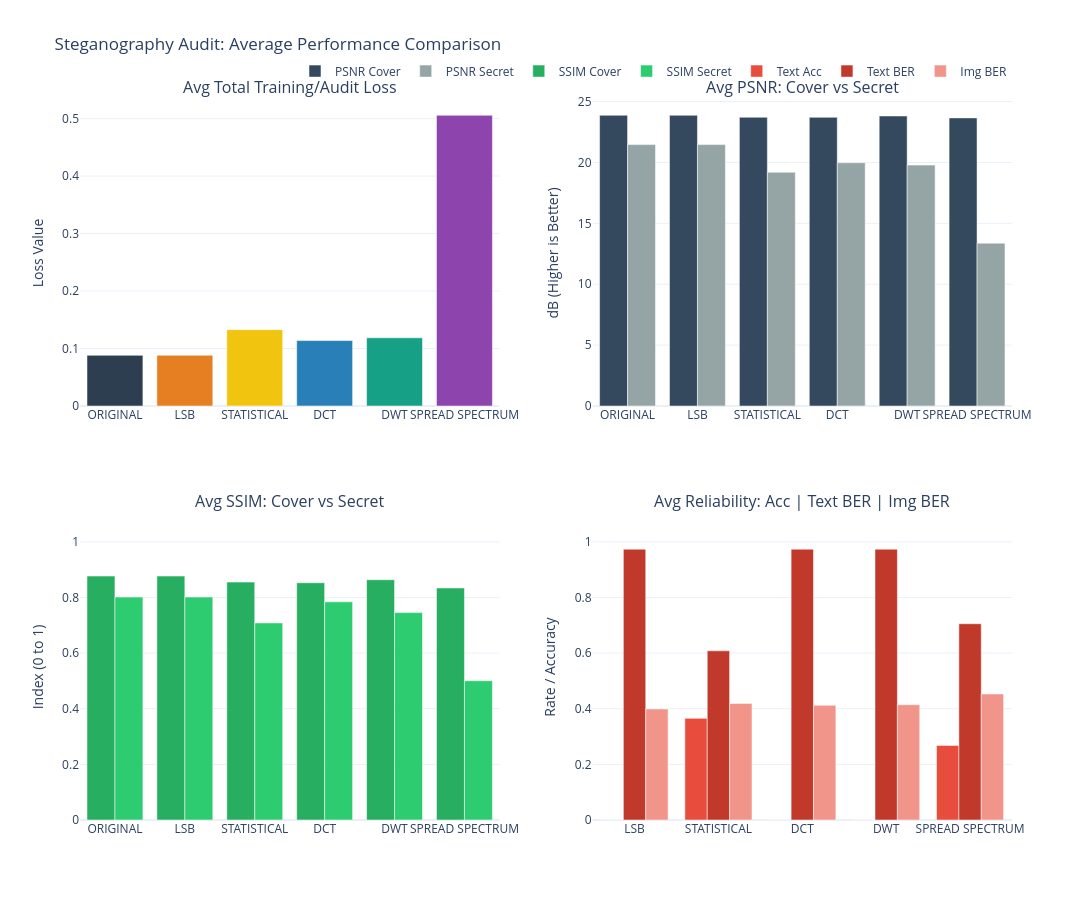
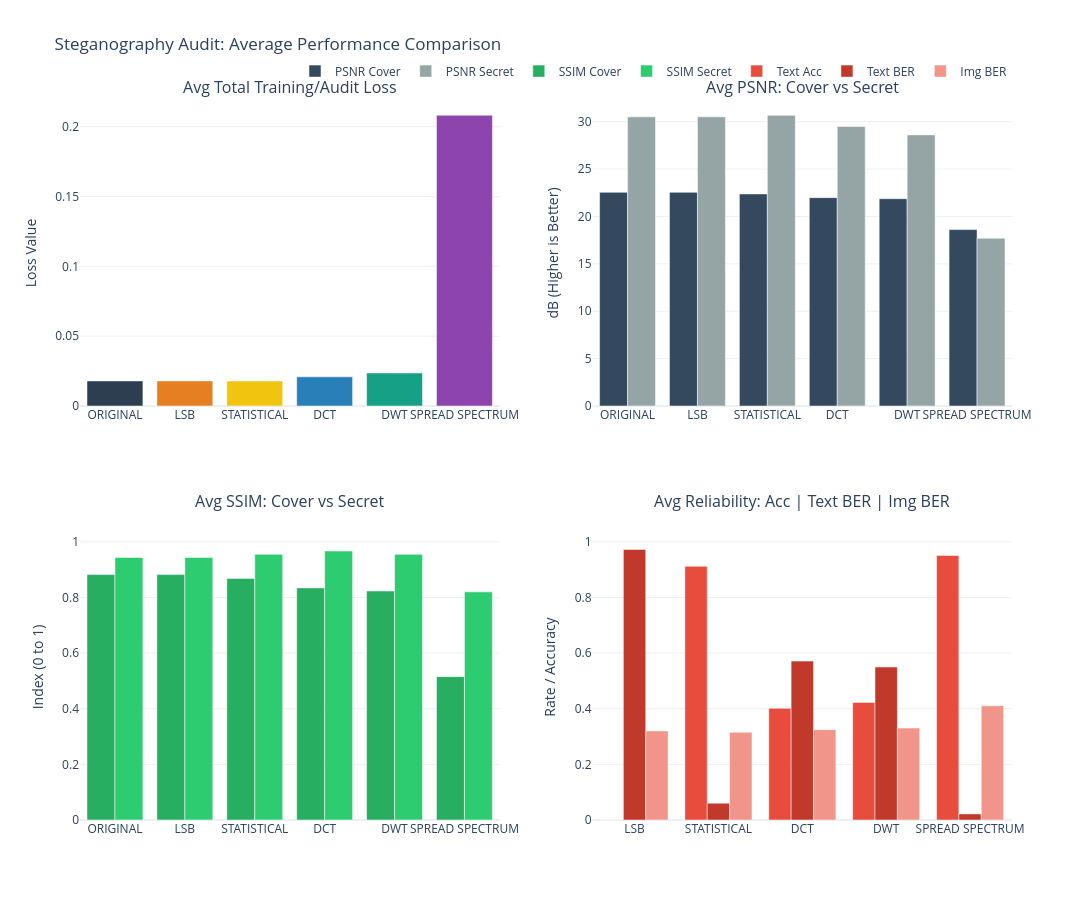
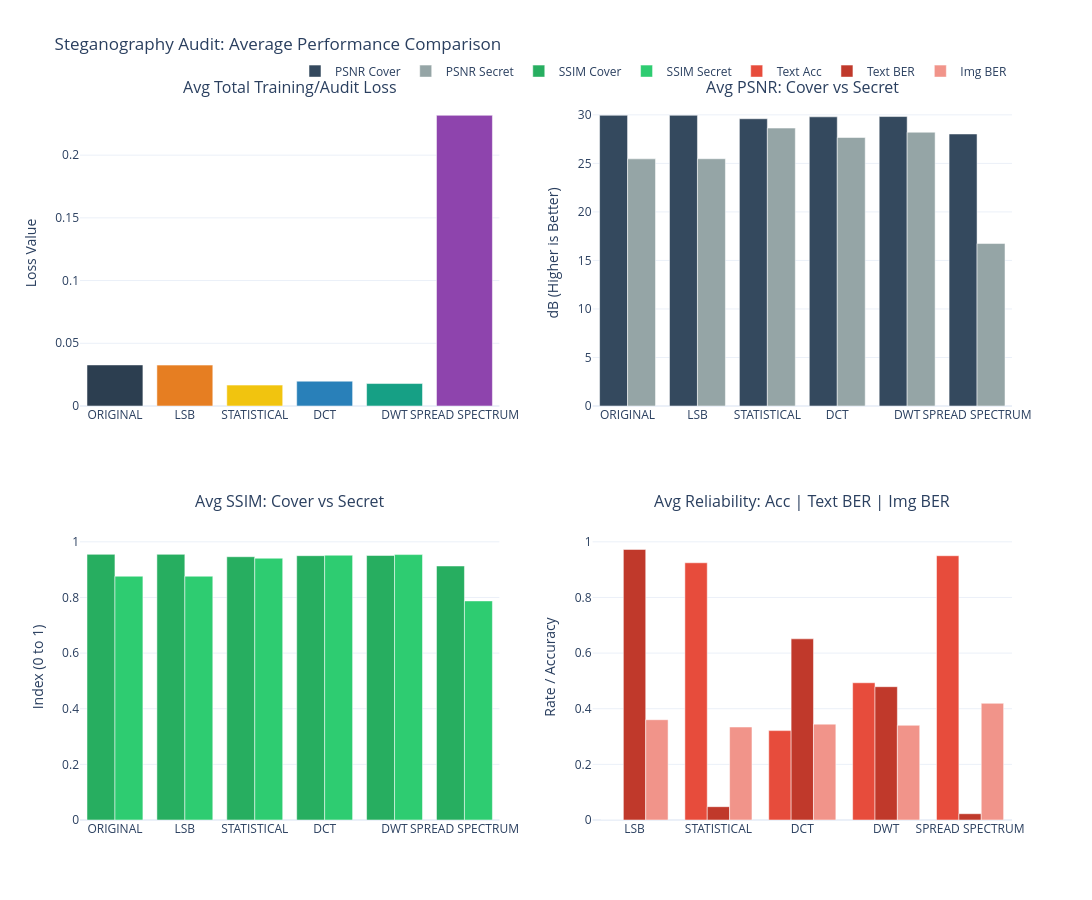
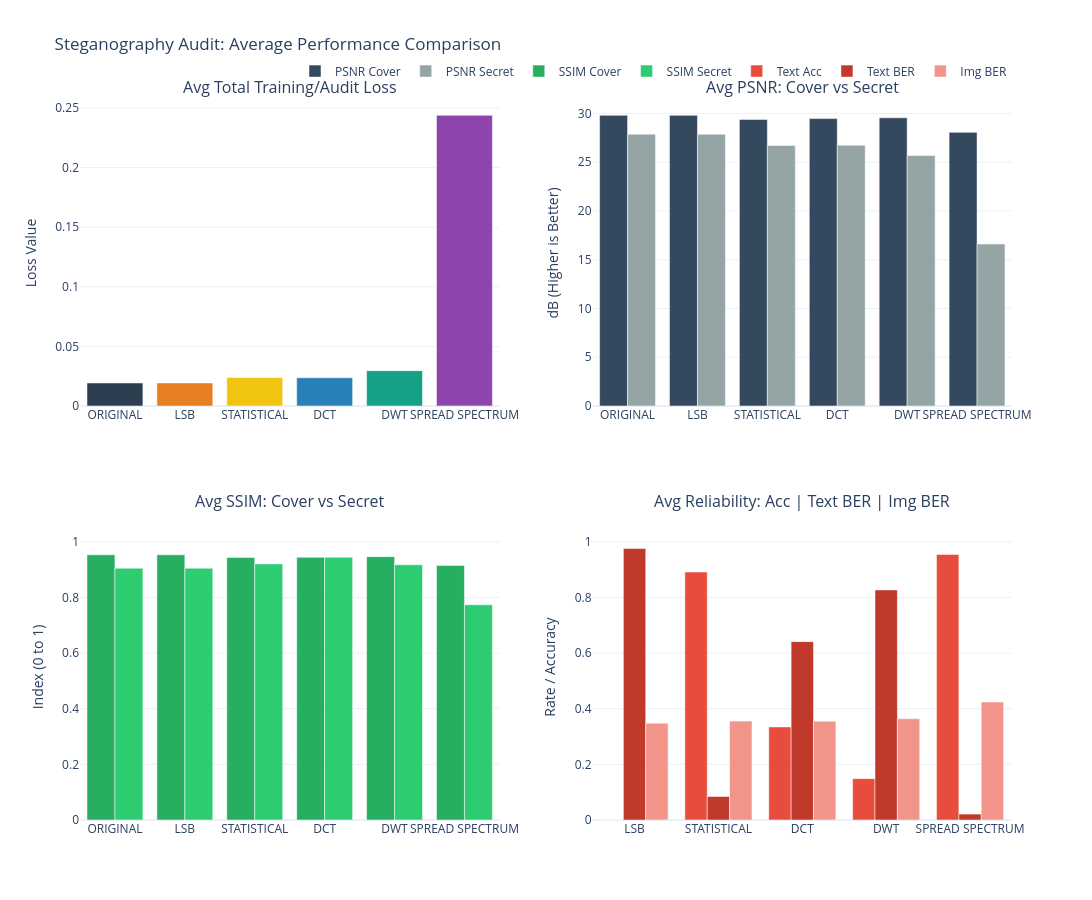

Source (notebook cell) for these figures, in order:
### Code cell
from tqdm.auto import tqdm


def sanitize_string(s):
    """Replaces unprintable/corrupted characters with a dot (.)"""
    if not isinstance(s, str):
        return ""
    return "".join(c if c in string.printable and c not in ['\n', '\r'] else '.' for c in s)


# reload just to check saved model works, and so this can be run without fit if needed.
for ablation_idx in range(len(ABLATION_CONFIGS)):

    # Restore the RS config this ablation was trained with
    _abl_rs = ABLATION_CONFIGS[ablation_idx]["RS_BYTES"]
    if _abl_rs >= fixed_byte_len - 2:
        _abl_rs = fixed_byte_len // 2
    RS_BYTES = _abl_rs
    rs = RSCodec(RS_BYTES)

    run_models_dir = os.path.join(models_dir, str(ablation_idx))
    run_data_dir = os.path.join(data_dir, str(ablation_idx))
    os.makedirs(os.path.join(run_data_dir, 'visual_results'), exist_ok=True)
    prep_network, hide_network, reveal_network = load_weights_from_checkpoint(
        run_models_dir
    )

    all_metrics = []

    methods = ['original'] + [k.lower() for k in stego_map.keys()]

    num_samples = len(holdout_dataset)
    print(f"Evaluating {num_samples} samples...")

    sample_dataset = holdout_dataset.take(num_samples)
    pbar = tqdm(enumerate(sample_dataset), total=num_samples,
                desc="Audit Progress", unit="img")

    # Filter for medium-length words to ensure they fit your codec capacity
    max_word, max_char_len = find_max_supported_word(
        word_list, codec, fixed_byte_len)
    # subtract 2 bytes for added safety
    max_char_len -= 2
    safe_word_list = [w for w in word_list if len(w) <= max_char_len]

    random_word = random.choice(safe_word_list) + "\0"
    check_audit_viability(random_word, codec, stego_map)

    for i, (cover_tensor, secret_tensor) in pbar:
        # Prepare single sample
        secret_text = random.choice(safe_word_list) + "\0"
        sc = to_scale(to_display(cover_tensor))[tf.newaxis, ...]
        original_secret_img = to_display(secret_tensor)

        for method in methods:
            # Dynamic Tool Lookup
            tool = next((v for k, v in stego_map.items()
                        if k.lower() == method), None)

            # --- 1. Embed ---
            pre_nn_text = ""
            revealed_text = ""
            embed_success = True

            if method == 'original' or tool is None:
                new_secret = original_secret_img
            else:
                try:
                    new_secret = tool.embed(
                        original_secret_img, secret_text, codec
                    )
                    try:
                        pre_nn_text = tool.extract(new_secret, codec)
                    except:
                        pre_nn_text = "[Extract Failed]"
                except Exception as e:
                    embed_success = False
                    new_secret = original_secret_img
                    pre_nn_text = "[EMBED FAIL]"

            ss = to_scale(new_secret)[tf.newaxis, ...]

            # --- 2. Inference ---
            p_out = prep_network(ss, training=False)
            h_out = hide_network([sc, p_out], training=False)
            r_out = reveal_network(h_out, training=False)

            h_out = tf.cast(h_out, tf.float32)
            r_out = tf.cast(r_out, tf.float32)

            # --- 3. Extract & Metrics ---

            if method != 'original' and tool is not None:
                if embed_success:
                    try:
                        revealed_text = tool.extract(
                            to_display(r_out[0]), codec)
                    except:
                        revealed_text = "[Extract Failed]"
                else:
                    revealed_text = "[SKIPPED]"

                # Clean and truncate the strings for neat console formatting
                clean_sec = sanitize_string(secret_text.replace('\0', ''))
                clean_pre = sanitize_string(pre_nn_text.replace(
                    '\0', '')) if pre_nn_text else "[EMPTY]"
                clean_rev = sanitize_string(
                    revealed_text.replace('\0', ''))[:15]

                # print(
                #     f"Img {i} | {method:<15} | Sec: '{clean_sec:<12}' | PreNN: '{clean_pre:<15}' | Rev: '{clean_rev:<15}'")

            text_acc = acc_txt(secret_text, revealed_text)
            ber_text = calculate_text_ber(secret_text, revealed_text)
            ber_img = calculate_img_ber(ss, r_out)

            # print(
            #     f"text_acc: {text_acc:.2f}, ber_text: {ber_text:.2f}, ber_img: {ber_img:.2f}")
            # PSNR/SSIM
            p_c = tf.image.psnr(sc, h_out, max_val=1.0).numpy()[0]
            p_s = tf.image.psnr(ss, r_out, max_val=1.0).numpy()[0]
            s_c = tf.image.ssim(sc, h_out, max_val=1.0).numpy()[0]
            s_s = tf.image.ssim(ss, r_out, max_val=1.0).numpy()[0]

            t_loss, c_loss, s_loss = steganography_loss(sc, ss, h_out, r_out)

            # --- 4. Periodic Visual Saving ---
            # Saves every 100th image processed to avoid disk bloat
            if (i + 1) % 100 == 0:
                save_visual_comparison(
                    cover=to_display(sc[0]),
                    secret=to_display(ss[0]),
                    stego=to_display(h_out[0]),
                    reveal=to_display(r_out[0]),
                    method_name=method,
                    index=i,
                    save_dir=os.path.join(run_data_dir, 'visual_results')
                )

            # --- 5. Data Accumulation ---
            all_metrics.append({
                "image_index": i,
                "method": method,
                "total_loss": float(t_loss.numpy()),
                "psnr_c": float(p_c),
                "ssim_c": float(s_c),
                "psnr_s": float(p_s),
                "ssim_s": float(s_s),
                "ber_img": float(ber_img),
                "ber_text": float(ber_text),
                "text_acc": float(text_acc)
            })

        pbar.set_postfix({"img": i, "last_acc": f"{text_acc:.2f}"})

    # save all_metrics to csv here
    df_metrics = pd.DataFrame(all_metrics)
    final_summary_path = os.path.join(run_data_dir, 'evaluation_metrics.csv')
    df_metrics.to_csv(final_summary_path, index=False)
    print(f"Metrics saved to {final_summary_path}")

    # --- 2. Final Averaging ---
    print("\n=== Final Average Evaluation Metrics ===")
    summary = df_metrics.groupby(
        'method')[['total_loss', 'psnr_c', 'psnr_s', 'text_acc', 'ber_img', 'ber_text']].mean()
    print(summary)

    plot_final_summary(all_metrics, os.path.join(
        run_data_dir, 'final_summary_plot.pdf'))

    del prep_network, hide_network, reveal_network
    tf.keras.backend.clear_session()
    gc.collect()

### Figure 1 — Plotly figure (JSON) as saved in the notebook; plotly's stock layout.template omitted (floating-point values rounded to 4 significant figures)
{"data": [{"marker": {"color": ["#2C3E50", "#E67E22", "#F1C40F", "#2980B9", "#16A085", "#8E44AD"]}, "name": "Total Loss", "showlegend": false, "type": "bar", "x": ["ORIGINAL", "LSB", "STATISTICAL", "DCT", "DWT", "SPREAD SPECTRUM"], "xaxis": "x", "y": [0.08819, 0.08819, 0.1329, 0.1139, 0.1186, 0.5058], "yaxis": "y"}, {"marker": {"color": "#34495E"}, "name": "PSNR Cover", "type": "bar", "x": ["ORIGINAL", "LSB", "STATISTICAL", "DCT", "DWT", "SPREAD SPECTRUM"], "xaxis": "x2", "y": [23.87, 23.87, 23.71, 23.7, 23.81, 23.66], "yaxis": "y2"}, {"marker": {"color": "#95A5A6"}, "name": "PSNR Secret", "type": "bar", "x": ["ORIGINAL", "LSB", "STATISTICAL", "DCT", "DWT", "SPREAD SPECTRUM"], "xaxis": "x2", "y": [21.47, 21.47, 19.2, 19.97, 19.78, 13.37], "yaxis": "y2"}, {"marker": {"color": "#27AE60"}, "name": "SSIM Cover", "type": "bar", "x": ["ORIGINAL", "LSB", "STATISTICAL", "DCT", "DWT", "SPREAD SPECTRUM"], "xaxis": "x3", "y": [0.8768, 0.8768, 0.8551, 0.8528, 0.8636, 0.8341], "yaxis": "y3"}, {"marker": {"color": "#2ECC71"}, "name": "SSIM Secret", "type": "bar", "x": ["ORIGINAL", "LSB", "STATISTICAL", "DCT", "DWT", "SPREAD SPECTRUM"], "xaxis": "x3", "y": [0.8014, 0.8014, 0.7085, 0.7842, 0.7455, 0.5006], "yaxis": "y3"}, {"marker": {"color": "#E74C3C"}, "name": "Text Acc", "type": "bar", "x": ["LSB", "STATISTICAL", "DCT", "DWT", "SPREAD SPECTRUM"], "xaxis": "x4", "y": [0, 0.3653, 0, 0, 0.268], "yaxis": "y4"}, {"marker": {"color": "#C0392B"}, "name": "Text BER", "type": "bar", "x": ["LSB", "STATISTICAL", "DCT", "DWT", "SPREAD SPECTRUM"], "xaxis": "x4", "y": [0.9735, 0.6082, 0.9735, 0.9735, 0.7055], "yaxis": "y4"}, {"marker": {"color": "#F1948A"}, "name": "Img BER", "type": "bar", "x": ["LSB", "STATISTICAL", "DCT", "DWT", "SPREAD SPECTRUM"], "xaxis": "x4", "y": [0.3992, 0.419, 0.4122, 0.4144, 0.453], "yaxis": "y4"}], "layout": {"annotations": [{"font": {"size": 16}, "showarrow": false, "text": "Avg Total Training/Audit Loss", "x": 0.225, "xanchor": "center", "xref": "paper", "y": 1, "yanchor": "bottom", "yref": "paper"}, {"font": {"size": 16}, "showarrow": false, "text": "Avg PSNR: Cover vs Secret", "x": 0.775, "xanchor": "center", "xref": "paper", "y": 1, "yanchor": "bottom", "yref": "paper"}, {"font": {"size": 16}, "showarrow": false, "text": "Avg SSIM: Cover vs Secret", "x": 0.225, "xanchor": "center", "xref": "paper", "y": 0.425, "yanchor": "bottom", "yref": "paper"}, {"font": {"size": 16}, "showarrow": false, "text": "Avg Reliability: Acc | Text BER | Img BER", "x": 0.775, "xanchor": "center", "xref": "paper", "y": 0.425, "yanchor": "bottom", "yref": "paper"}], "barmode": "group", "height": 900, "legend": {"orientation": "h", "x": 1, "xanchor": "right", "y": 1.02, "yanchor": "bottom"}, "title": {"text": "Steganography Audit: Average Performance Comparison"}, "width": 1200, "xaxis": {"anchor": "y", "domain": [0, 0.45]}, "xaxis2": {"anchor": "y2", "domain": [0.55, 1]}, "xaxis3": {"anchor": "y3", "domain": [0, 0.45]}, "xaxis4": {"anchor": "y4", "domain": [0.55, 1]}, "yaxis": {"anchor": "x", "domain": [0.575, 1], "title": {"text": "Loss Value"}}, "yaxis2": {"anchor": "x2", "domain": [0.575, 1], "title": {"text": "dB (Higher is Better)"}}, "yaxis3": {"anchor": "x3", "domain": [0, 0.425], "range": [0, 1.1], "title": {"text": "Index (0 to 1)"}}, "yaxis4": {"anchor": "x4", "domain": [0, 0.425], "range": [0, 1.1], "title": {"text": "Rate / Accuracy"}}}}

### Figure 2 — Plotly figure (JSON) as saved in the notebook; plotly's stock layout.template omitted (floating-point values rounded to 4 significant figures)
{"data": [{"marker": {"color": ["#2C3E50", "#E67E22", "#F1C40F", "#2980B9", "#16A085", "#8E44AD"]}, "name": "Total Loss", "showlegend": false, "type": "bar", "x": ["ORIGINAL", "LSB", "STATISTICAL", "DCT", "DWT", "SPREAD SPECTRUM"], "xaxis": "x", "y": [0.01798, 0.01796, 0.01787, 0.02089, 0.02365, 0.2082], "yaxis": "y"}, {"marker": {"color": "#34495E"}, "name": "PSNR Cover", "type": "bar", "x": ["ORIGINAL", "LSB", "STATISTICAL", "DCT", "DWT", "SPREAD SPECTRUM"], "xaxis": "x2", "y": [22.55, 22.55, 22.38, 21.99, 21.87, 18.62], "yaxis": "y2"}, {"marker": {"color": "#95A5A6"}, "name": "PSNR Secret", "type": "bar", "x": ["ORIGINAL", "LSB", "STATISTICAL", "DCT", "DWT", "SPREAD SPECTRUM"], "xaxis": "x2", "y": [30.51, 30.52, 30.68, 29.5, 28.61, 17.71], "yaxis": "y2"}, {"marker": {"color": "#27AE60"}, "name": "SSIM Cover", "type": "bar", "x": ["ORIGINAL", "LSB", "STATISTICAL", "DCT", "DWT", "SPREAD SPECTRUM"], "xaxis": "x3", "y": [0.8823, 0.8823, 0.8684, 0.8343, 0.8231, 0.5153], "yaxis": "y3"}, {"marker": {"color": "#2ECC71"}, "name": "SSIM Secret", "type": "bar", "x": ["ORIGINAL", "LSB", "STATISTICAL", "DCT", "DWT", "SPREAD SPECTRUM"], "xaxis": "x3", "y": [0.9438, 0.9438, 0.955, 0.967, 0.955, 0.8201], "yaxis": "y3"}, {"marker": {"color": "#E74C3C"}, "name": "Text Acc", "type": "bar", "x": ["LSB", "STATISTICAL", "DCT", "DWT", "SPREAD SPECTRUM"], "xaxis": "x4", "y": [0, 0.912, 0.4013, 0.4227, 0.9507], "yaxis": "y4"}, {"marker": {"color": "#C0392B"}, "name": "Text BER", "type": "bar", "x": ["LSB", "STATISTICAL", "DCT", "DWT", "SPREAD SPECTRUM"], "xaxis": "x4", "y": [0.9726, 0.06056, 0.5712, 0.5499, 0.02189], "yaxis": "y4"}, {"marker": {"color": "#F1948A"}, "name": "Img BER", "type": "bar", "x": ["LSB", "STATISTICAL", "DCT", "DWT", "SPREAD SPECTRUM"], "xaxis": "x4", "y": [0.3201, 0.3151, 0.3248, 0.3307, 0.4106], "yaxis": "y4"}], "layout": {"annotations": [{"font": {"size": 16}, "showarrow": false, "text": "Avg Total Training/Audit Loss", "x": 0.225, "xanchor": "center", "xref": "paper", "y": 1, "yanchor": "bottom", "yref": "paper"}, {"font": {"size": 16}, "showarrow": false, "text": "Avg PSNR: Cover vs Secret", "x": 0.775, "xanchor": "center", "xref": "paper", "y": 1, "yanchor": "bottom", "yref": "paper"}, {"font": {"size": 16}, "showarrow": false, "text": "Avg SSIM: Cover vs Secret", "x": 0.225, "xanchor": "center", "xref": "paper", "y": 0.425, "yanchor": "bottom", "yref": "paper"}, {"font": {"size": 16}, "showarrow": false, "text": "Avg Reliability: Acc | Text BER | Img BER", "x": 0.775, "xanchor": "center", "xref": "paper", "y": 0.425, "yanchor": "bottom", "yref": "paper"}], "barmode": "group", "height": 900, "legend": {"orientation": "h", "x": 1, "xanchor": "right", "y": 1.02, "yanchor": "bottom"}, "title": {"text": "Steganography Audit: Average Performance Comparison"}, "width": 1200, "xaxis": {"anchor": "y", "domain": [0, 0.45]}, "xaxis2": {"anchor": "y2", "domain": [0.55, 1]}, "xaxis3": {"anchor": "y3", "domain": [0, 0.45]}, "xaxis4": {"anchor": "y4", "domain": [0.55, 1]}, "yaxis": {"anchor": "x", "domain": [0.575, 1], "title": {"text": "Loss Value"}}, "yaxis2": {"anchor": "x2", "domain": [0.575, 1], "title": {"text": "dB (Higher is Better)"}}, "yaxis3": {"anchor": "x3", "domain": [0, 0.425], "range": [0, 1.1], "title": {"text": "Index (0 to 1)"}}, "yaxis4": {"anchor": "x4", "domain": [0, 0.425], "range": [0, 1.1], "title": {"text": "Rate / Accuracy"}}}}

### Figure 3 — Plotly figure (JSON) as saved in the notebook; plotly's stock layout.template omitted (floating-point values rounded to 4 significant figures)
{"data": [{"marker": {"color": ["#2C3E50", "#E67E22", "#F1C40F", "#2980B9", "#16A085", "#8E44AD"]}, "name": "Total Loss", "showlegend": false, "type": "bar", "x": ["ORIGINAL", "LSB", "STATISTICAL", "DCT", "DWT", "SPREAD SPECTRUM"], "xaxis": "x", "y": [0.03274, 0.0326, 0.01665, 0.01978, 0.0179, 0.2318], "yaxis": "y"}, {"marker": {"color": "#34495E"}, "name": "PSNR Cover", "type": "bar", "x": ["ORIGINAL", "LSB", "STATISTICAL", "DCT", "DWT", "SPREAD SPECTRUM"], "xaxis": "x2", "y": [29.96, 29.96, 29.6, 29.8, 29.83, 28.03], "yaxis": "y2"}, {"marker": {"color": "#95A5A6"}, "name": "PSNR Secret", "type": "bar", "x": ["ORIGINAL", "LSB", "STATISTICAL", "DCT", "DWT", "SPREAD SPECTRUM"], "xaxis": "x2", "y": [25.47, 25.48, 28.64, 27.67, 28.21, 16.74], "yaxis": "y2"}, {"marker": {"color": "#27AE60"}, "name": "SSIM Cover", "type": "bar", "x": ["ORIGINAL", "LSB", "STATISTICAL", "DCT", "DWT", "SPREAD SPECTRUM"], "xaxis": "x3", "y": [0.9549, 0.9549, 0.9464, 0.9502, 0.9509, 0.9131], "yaxis": "y3"}, {"marker": {"color": "#2ECC71"}, "name": "SSIM Secret", "type": "bar", "x": ["ORIGINAL", "LSB", "STATISTICAL", "DCT", "DWT", "SPREAD SPECTRUM"], "xaxis": "x3", "y": [0.8764, 0.8764, 0.9411, 0.9518, 0.9541, 0.7876], "yaxis": "y3"}, {"marker": {"color": "#E74C3C"}, "name": "Text Acc", "type": "bar", "x": ["LSB", "STATISTICAL", "DCT", "DWT", "SPREAD SPECTRUM"], "xaxis": "x4", "y": [0, 0.9247, 0.3213, 0.4933, 0.95], "yaxis": "y4"}, {"marker": {"color": "#C0392B"}, "name": "Text BER", "type": "bar", "x": ["LSB", "STATISTICAL", "DCT", "DWT", "SPREAD SPECTRUM"], "xaxis": "x4", "y": [0.9726, 0.04789, 0.6512, 0.4792, 0.02256], "yaxis": "y4"}, {"marker": {"color": "#F1948A"}, "name": "Img BER", "type": "bar", "x": ["LSB", "STATISTICAL", "DCT", "DWT", "SPREAD SPECTRUM"], "xaxis": "x4", "y": [0.3605, 0.3342, 0.3446, 0.3405, 0.4195], "yaxis": "y4"}], "layout": {"annotations": [{"font": {"size": 16}, "showarrow": false, "text": "Avg Total Training/Audit Loss", "x": 0.225, "xanchor": "center", "xref": "paper", "y": 1, "yanchor": "bottom", "yref": "paper"}, {"font": {"size": 16}, "showarrow": false, "text": "Avg PSNR: Cover vs Secret", "x": 0.775, "xanchor": "center", "xref": "paper", "y": 1, "yanchor": "bottom", "yref": "paper"}, {"font": {"size": 16}, "showarrow": false, "text": "Avg SSIM: Cover vs Secret", "x": 0.225, "xanchor": "center", "xref": "paper", "y": 0.425, "yanchor": "bottom", "yref": "paper"}, {"font": {"size": 16}, "showarrow": false, "text": "Avg Reliability: Acc | Text BER | Img BER", "x": 0.775, "xanchor": "center", "xref": "paper", "y": 0.425, "yanchor": "bottom", "yref": "paper"}], "barmode": "group", "height": 900, "legend": {"orientation": "h", "x": 1, "xanchor": "right", "y": 1.02, "yanchor": "bottom"}, "title": {"text": "Steganography Audit: Average Performance Comparison"}, "width": 1200, "xaxis": {"anchor": "y", "domain": [0, 0.45]}, "xaxis2": {"anchor": "y2", "domain": [0.55, 1]}, "xaxis3": {"anchor": "y3", "domain": [0, 0.45]}, "xaxis4": {"anchor": "y4", "domain": [0.55, 1]}, "yaxis": {"anchor": "x", "domain": [0.575, 1], "title": {"text": "Loss Value"}}, "yaxis2": {"anchor": "x2", "domain": [0.575, 1], "title": {"text": "dB (Higher is Better)"}}, "yaxis3": {"anchor": "x3", "domain": [0, 0.425], "range": [0, 1.1], "title": {"text": "Index (0 to 1)"}}, "yaxis4": {"anchor": "x4", "domain": [0, 0.425], "range": [0, 1.1], "title": {"text": "Rate / Accuracy"}}}}

### Figure 4 — Plotly figure (JSON) as saved in the notebook; plotly's stock layout.template omitted (floating-point values rounded to 4 significant figures)
{"data": [{"marker": {"color": ["#2C3E50", "#E67E22", "#F1C40F", "#2980B9", "#16A085", "#8E44AD"]}, "name": "Total Loss", "showlegend": false, "type": "bar", "x": ["ORIGINAL", "LSB", "STATISTICAL", "DCT", "DWT", "SPREAD SPECTRUM"], "xaxis": "x", "y": [0.01932, 0.01932, 0.02386, 0.0237, 0.02962, 0.2438], "yaxis": "y"}, {"marker": {"color": "#34495E"}, "name": "PSNR Cover", "type": "bar", "x": ["ORIGINAL", "LSB", "STATISTICAL", "DCT", "DWT", "SPREAD SPECTRUM"], "xaxis": "x2", "y": [29.8, 29.8, 29.38, 29.47, 29.54, 28.06], "yaxis": "y2"}, {"marker": {"color": "#95A5A6"}, "name": "PSNR Secret", "type": "bar", "x": ["ORIGINAL", "LSB", "STATISTICAL", "DCT", "DWT", "SPREAD SPECTRUM"], "xaxis": "x2", "y": [27.87, 27.87, 26.71, 26.74, 25.68, 16.61], "yaxis": "y2"}, {"marker": {"color": "#27AE60"}, "name": "SSIM Cover", "type": "bar", "x": ["ORIGINAL", "LSB", "STATISTICAL", "DCT", "DWT", "SPREAD SPECTRUM"], "xaxis": "x3", "y": [0.9533, 0.9533, 0.9439, 0.9443, 0.9466, 0.9146], "yaxis": "y3"}, {"marker": {"color": "#2ECC71"}, "name": "SSIM Secret", "type": "bar", "x": ["ORIGINAL", "LSB", "STATISTICAL", "DCT", "DWT", "SPREAD SPECTRUM"], "xaxis": "x3", "y": [0.9052, 0.9052, 0.9204, 0.9444, 0.9177, 0.7739], "yaxis": "y3"}, {"marker": {"color": "#E74C3C"}, "name": "Text Acc", "type": "bar", "x": ["LSB", "STATISTICAL", "DCT", "DWT", "SPREAD SPECTRUM"], "xaxis": "x4", "y": [0, 0.8913, 0.3347, 0.1487, 0.9547], "yaxis": "y4"}, {"marker": {"color": "#C0392B"}, "name": "Text BER", "type": "bar", "x": ["LSB", "STATISTICAL", "DCT", "DWT", "SPREAD SPECTRUM"], "xaxis": "x4", "y": [0.9758, 0.0845, 0.6412, 0.8272, 0.02116], "yaxis": "y4"}, {"marker": {"color": "#F1948A"}, "name": "Img BER", "type": "bar", "x": ["LSB", "STATISTICAL", "DCT", "DWT", "SPREAD SPECTRUM"], "xaxis": "x4", "y": [0.3477, 0.3554, 0.3553, 0.3641, 0.4241], "yaxis": "y4"}], "layout": {"annotations": [{"font": {"size": 16}, "showarrow": false, "text": "Avg Total Training/Audit Loss", "x": 0.225, "xanchor": "center", "xref": "paper", "y": 1, "yanchor": "bottom", "yref": "paper"}, {"font": {"size": 16}, "showarrow": false, "text": "Avg PSNR: Cover vs Secret", "x": 0.775, "xanchor": "center", "xref": "paper", "y": 1, "yanchor": "bottom", "yref": "paper"}, {"font": {"size": 16}, "showarrow": false, "text": "Avg SSIM: Cover vs Secret", "x": 0.225, "xanchor": "center", "xref": "paper", "y": 0.425, "yanchor": "bottom", "yref": "paper"}, {"font": {"size": 16}, "showarrow": false, "text": "Avg Reliability: Acc | Text BER | Img BER", "x": 0.775, "xanchor": "center", "xref": "paper", "y": 0.425, "yanchor": "bottom", "yref": "paper"}], "barmode": "group", "height": 900, "legend": {"orientation": "h", "x": 1, "xanchor": "right", "y": 1.02, "yanchor": "bottom"}, "title": {"text": "Steganography Audit: Average Performance Comparison"}, "width": 1200, "xaxis": {"anchor": "y", "domain": [0, 0.45]}, "xaxis2": {"anchor": "y2", "domain": [0.55, 1]}, "xaxis3": {"anchor": "y3", "domain": [0, 0.45]}, "xaxis4": {"anchor": "y4", "domain": [0.55, 1]}, "yaxis": {"anchor": "x", "domain": [0.575, 1], "title": {"text": "Loss Value"}}, "yaxis2": {"anchor": "x2", "domain": [0.575, 1], "title": {"text": "dB (Higher is Better)"}}, "yaxis3": {"anchor": "x3", "domain": [0, 0.425], "range": [0, 1.1], "title": {"text": "Index (0 to 1)"}}, "yaxis4": {"anchor": "x4", "domain": [0, 0.425], "range": [0, 1.1], "title": {"text": "Rate / Accuracy"}}}}
